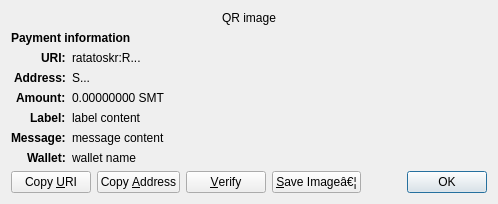
<?xml version="1.0" encoding="UTF-8"?>
<ui version="4.0">
 <class>ReceiveRequestDialog</class>
 <widget class="QDialog" name="ReceiveRequestDialog">
  <property name="geometry">
   <rect>
    <x>0</x>
    <y>0</y>
    <width>413</width>
    <height>229</height>
   </rect>
  </property>
  <property name="windowTitle">
   <string>Request payment to â€¦</string>
  </property>
  <layout class="QGridLayout" name="gridLayout" columnstretch="0,1">
   <property name="sizeConstraint">
    <enum>QLayout::SetFixedSize</enum>
   </property>
   <item row="0" column="0" colspan="2" alignment="Qt::AlignHCenter">
    <widget class="QRImageWidget" name="qr_code">
     <property name="text">
      <string notr="true">QR image</string>
     </property>
     <property name="textInteractionFlags">
      <set>Qt::NoTextInteraction</set>
     </property>
    </widget>
   </item>
   <item row="1" column="0" colspan="2">
    <widget class="QLabel" name="payment_header">
     <property name="font">
      <font>
       <weight>75</weight>
       <bold>true</bold>
      </font>
     </property>
     <property name="text">
      <string>Payment information</string>
     </property>
     <property name="textInteractionFlags">
      <set>Qt::NoTextInteraction</set>
     </property>
    </widget>
   </item>
   <item row="2" column="0" alignment="Qt::AlignRight|Qt::AlignTop">
    <widget class="QLabel" name="uri_tag">
     <property name="font">
      <font>
       <weight>75</weight>
       <bold>true</bold>
      </font>
     </property>
     <property name="text">
      <string notr="true">URI:</string>
     </property>
     <property name="textFormat">
      <enum>Qt::PlainText</enum>
     </property>
     <property name="textInteractionFlags">
      <set>Qt::NoTextInteraction</set>
     </property>
    </widget>
   </item>
   <item row="2" column="1" alignment="Qt::AlignTop">
    <widget class="QLabel" name="uri_content">
     <property name="text">
      <string notr="true">ratatoskr:R...</string>
     </property>
     <property name="textFormat">
      <enum>Qt::RichText</enum>
     </property>
     <property name="wordWrap">
      <bool>true</bool>
     </property>
     <property name="textInteractionFlags">
      <set>Qt::TextSelectableByMouse</set>
     </property>
    </widget>
   </item>
   <item row="3" column="0" alignment="Qt::AlignRight|Qt::AlignTop">
    <widget class="QLabel" name="address_tag">
     <property name="font">
      <font>
       <weight>75</weight>
       <bold>true</bold>
      </font>
     </property>
     <property name="text">
      <string>Address:</string>
     </property>
     <property name="textInteractionFlags">
      <set>Qt::NoTextInteraction</set>
     </property>
    </widget>
   </item>
   <item row="3" column="1" alignment="Qt::AlignTop">
    <widget class="QLabel" name="address_content">
     <property name="text">
      <string notr="true">S...</string>
     </property>
     <property name="textFormat">
      <enum>Qt::PlainText</enum>
     </property>
     <property name="textInteractionFlags">
      <set>Qt::TextSelectableByMouse</set>
     </property>
    </widget>
   </item>
   <item row="4" column="0" alignment="Qt::AlignRight|Qt::AlignTop">
    <widget class="QLabel" name="amount_tag">
     <property name="font">
      <font>
       <weight>75</weight>
       <bold>true</bold>
      </font>
     </property>
     <property name="text">
      <string>Amount:</string>
     </property>
     <property name="textInteractionFlags">
      <set>Qt::NoTextInteraction</set>
     </property>
    </widget>
   </item>
   <item row="4" column="1" alignment="Qt::AlignTop">
    <widget class="QLabel" name="amount_content">
     <property name="text">
      <string notr="true">0.00000000 SMT</string>
     </property>
     <property name="textFormat">
      <enum>Qt::PlainText</enum>
     </property>
     <property name="textInteractionFlags">
      <set>Qt::TextSelectableByMouse</set>
     </property>
    </widget>
   </item>
   <item row="5" column="0" alignment="Qt::AlignRight|Qt::AlignTop">
    <widget class="QLabel" name="label_tag">
     <property name="font">
      <font>
       <weight>75</weight>
       <bold>true</bold>
      </font>
     </property>
     <property name="text">
      <string>Label:</string>
     </property>
     <property name="textInteractionFlags">
      <set>Qt::NoTextInteraction</set>
     </property>
    </widget>
   </item>
   <item row="5" column="1" alignment="Qt::AlignTop">
    <widget class="QLabel" name="label_content">
     <property name="text">
      <string notr="true">label content</string>
     </property>
     <property name="textFormat">
      <enum>Qt::PlainText</enum>
     </property>
     <property name="wordWrap">
      <bool>true</bool>
     </property>
     <property name="textInteractionFlags">
      <set>Qt::TextSelectableByMouse</set>
     </property>
    </widget>
   </item>
   <item row="6" column="0" alignment="Qt::AlignRight|Qt::AlignTop">
    <widget class="QLabel" name="message_tag">
     <property name="font">
      <font>
       <weight>75</weight>
       <bold>true</bold>
      </font>
     </property>
     <property name="text">
      <string>Message:</string>
     </property>
     <property name="textInteractionFlags">
      <set>Qt::NoTextInteraction</set>
     </property>
    </widget>
   </item>
   <item row="6" column="1" alignment="Qt::AlignTop">
    <widget class="QLabel" name="message_content">
     <property name="text">
      <string notr="true">message content</string>
     </property>
     <property name="textFormat">
      <enum>Qt::PlainText</enum>
     </property>
     <property name="wordWrap">
      <bool>true</bool>
     </property>
     <property name="textInteractionFlags">
      <set>Qt::TextSelectableByMouse</set>
     </property>
    </widget>
   </item>
   <item row="7" column="0" alignment="Qt::AlignRight|Qt::AlignTop">
    <widget class="QLabel" name="wallet_tag">
     <property name="font">
      <font>
       <weight>75</weight>
       <bold>true</bold>
      </font>
     </property>
     <property name="text">
      <string>Wallet:</string>
     </property>
     <property name="textInteractionFlags">
      <set>Qt::NoTextInteraction</set>
     </property>
    </widget>
   </item>
   <item row="7" column="1" alignment="Qt::AlignTop">
    <widget class="QLabel" name="wallet_content">
     <property name="text">
      <string notr="true">wallet name</string>
     </property>
     <property name="textFormat">
      <enum>Qt::PlainText</enum>
     </property>
     <property name="wordWrap">
      <bool>true</bool>
     </property>
     <property name="textInteractionFlags">
      <set>Qt::TextSelectableByMouse</set>
     </property>
    </widget>
   </item>
   <item row="8" column="0" colspan="2">
    <layout class="QHBoxLayout" name="horizontalLayout">
     <item>
      <widget class="QPushButton" name="btnCopyURI">
       <property name="text">
        <string>Copy &amp;URI</string>
       </property>
       <property name="autoDefault">
        <bool>false</bool>
       </property>
      </widget>
     </item>
     <item>
      <widget class="QPushButton" name="btnCopyAddress">
       <property name="text">
        <string>Copy &amp;Address</string>
       </property>
       <property name="autoDefault">
        <bool>false</bool>
       </property>
      </widget>
     </item>
     <item>
      <widget class="QPushButton" name="btnVerify">
       <property name="text">
        <string>&amp;Verify</string>
       </property>
       <property name="toolTip">
        <string>Verify this address on e.g. a hardware wallet screen</string>
       </property>
       <property name="autoDefault">
        <bool>false</bool>
       </property>
      </widget>
     </item>
     <item>
      <widget class="QPushButton" name="btnSaveAs">
       <property name="text">
        <string>&amp;Save Imageâ€¦</string>
       </property>
       <property name="autoDefault">
        <bool>false</bool>
       </property>
      </widget>
     </item>
     <item>
      <spacer name="horizontalSpacer_2">
       <property name="orientation">
        <enum>Qt::Horizontal</enum>
       </property>
       <property name="sizeHint" stdset="0">
        <size>
         <width>40</width>
         <height>20</height>
        </size>
       </property>
      </spacer>
     </item>
     <item>
      <widget class="QDialogButtonBox" name="buttonBox">
       <property name="focusPolicy">
        <enum>Qt::StrongFocus</enum>
       </property>
       <property name="standardButtons">
        <set>QDialogButtonBox::Ok</set>
       </property>
      </widget>
     </item>
    </layout>
   </item>
  </layout>
 </widget>
 <customwidgets>
  <customwidget>
   <class>QRImageWidget</class>
   <extends>QLabel</extends>
   <header>qt/qrimagewidget.h</header>
  </customwidget>
 </customwidgets>
 <tabstops>
  <tabstop>buttonBox</tabstop>
  <tabstop>btnCopyURI</tabstop>
  <tabstop>btnCopyAddress</tabstop>
  <tabstop>btnSaveAs</tabstop>
 </tabstops>
 <resources/>
 <connections>
  <connection>
   <sender>buttonBox</sender>
   <signal>accepted()</signal>
   <receiver>ReceiveRequestDialog</receiver>
   <slot>accept()</slot>
   <hints>
    <hint type="sourcelabel">
     <x>135</x>
     <y>230</y>
    </hint>
    <hint type="destinationlabel">
     <x>135</x>
     <y>126</y>
    </hint>
   </hints>
  </connection>
 </connections>
</ui>
